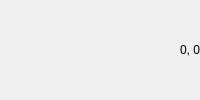
     <widget class="QFrame" name="frame_2">
      <property name="minimumSize">
       <size>
        <width>0</width>
        <height>30</height>
       </size>
      </property>
      <property name="baseSize">
       <size>
        <width>0</width>
        <height>15</height>
       </size>
      </property>
      <layout class="QHBoxLayout" name="horizontalLayout">
       <property name="leftMargin">
        <number>0</number>
       </property>
       <property name="topMargin">
        <number>0</number>
       </property>
       <property name="rightMargin">
        <number>0</number>
       </property>
       <property name="bottomMargin">
        <number>0</number>
       </property>
       <item>
        <widget class="QLabel" name="status_label">
         <property name="styleSheet">
          <string notr="true">color: rgb(119, 118, 123);</string>
         </property>
         <property name="text">
          <string/>
         </property>
        </widget>
       </item>
       <item>
        <spacer name="horizontalSpacer_2">
         <property name="orientation">
          <enum>Qt::Horizontal</enum>
         </property>
         <property name="sizeHint" stdset="0">
          <size>
           <width>40</width>
           <height>20</height>
          </size>
         </property>
        </spacer>
       </item>
       <item>
        <widget class="QLabel" name="debug_label">
         <property name="text">
          <string/>
         </property>
        </widget>
       </item>
       <item>
        <widget class="QLabel" name="canvas_position">
         <property name="text">
          <string>0, 0</string>
         </property>
        </widget>
       </item>
      </layout>
     </widget>
